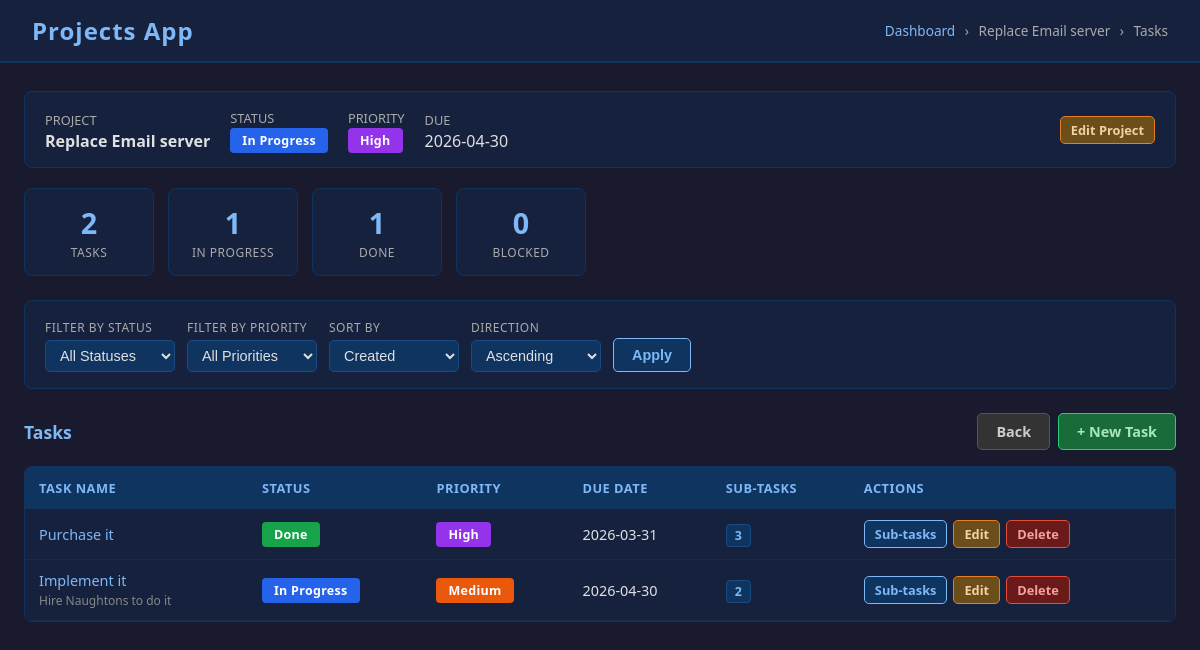
Screenshot of /project/1/tasks with the database file from the repository.
### tables this page shows
CREATE TABLE projects (
            id INTEGER PRIMARY KEY AUTOINCREMENT,
            name TEXT NOT NULL,
            description TEXT,
            status TEXT DEFAULT 'Not Started',
            priority TEXT DEFAULT 'Medium',
            due_date TEXT,
            created_at TIMESTAMP DEFAULT CURRENT_TIMESTAMP
        );

CREATE TABLE user_prefs (
            key TEXT PRIMARY KEY,
            value TEXT NOT NULL
        );

CREATE TABLE tasks (
            id INTEGER PRIMARY KEY AUTOINCREMENT,
            project_id INTEGER NOT NULL,
            name TEXT NOT NULL,
            description TEXT,
            status TEXT DEFAULT 'Not Started',
            priority TEXT DEFAULT 'Medium',
            due_date TEXT,
            created_at TIMESTAMP DEFAULT CURRENT_TIMESTAMP,
            FOREIGN KEY (project_id) REFERENCES projects(id)
        );

### app.py (the view, shortened to what this page needs)
@app.route("/project/<int:project_id>/tasks", methods=["GET", "POST"])
def tasks(project_id):
    conn = get_db()
    project = conn.execute("SELECT * FROM projects WHERE id=?", (project_id,)).fetchone()
    if not project:
        conn.close()
        return redirect(url_for("index"))
    pk = f"task_{project_id}"
    filter_status = get_pref(f"{pk}_filter_status", "")
    filter_priority = get_pref(f"{pk}_filter_priority", "")
    sort_field = get_pref(f"{pk}_sort_field", "name")
    sort_dir = get_pref(f"{pk}_sort_dir", "asc")
    allowed_fields = {"name", "status", "priority", "due_date", "created_at"}
    if sort_field not in allowed_fields:
        sort_field = "name"
    order = "ASC" if sort_dir == "asc" else "DESC"
    query = "SELECT t.*, (SELECT COUNT(*) FROM subtasks WHERE task_id=t.id) as subtask_count FROM tasks t WHERE t.project_id=?"
    params = [project_id]
    if filter_status:
        query += " AND t.status=?"
        params.append(filter_status)
    if filter_priority:
        query += " AND t.priority=?"
        params.append(filter_priority)
    query += f" ORDER BY t.{sort_field} {order}"
    tasks_list = conn.execute(query, params).fetchall()
    conn.close()
    return render_template("tasks.html",
        project=project,
        tasks=tasks_list,
        filter_status=filter_status,
        filter_priority=filter_priority,
        sort_field=sort_field,
        sort_dir=sort_dir,
        status_options=STATUS_OPTIONS,
        priority_options=PRIORITY_OPTIONS
    )

### app.py (called while the page is built)
def get_db():
    conn = sqlite3.connect(DB_PATH)
    conn.row_factory = sqlite3.Row
    return conn

def get_pref(key, default=""):
    conn = get_db()
    row = conn.execute("SELECT value FROM user_prefs WHERE key=?", (key,)).fetchone()
    conn.close()
    return row["value"] if row else default

### templates/tasks.html (shortened to what this page needs)
<!DOCTYPE html>
<html lang="en">
<head>
    <link rel="stylesheet" href="{{ url_for('static', filename='style.css') }}">
</head>
<body>
<div class="header">
    <h1>Projects App</h1>
    <span class="breadcrumb">
        <a href="{{ url_for('index') }}">Dashboard</a>
        <span>&rsaquo;</span> {{ project['name'] }}
        <span>&rsaquo;</span> Tasks
    </span>
</div>
<div class="container">
    <div style="background:#16213e;border:1px solid #0f3460;border-radius:8px;padding:14px 20px;margin-bottom:20px;display:flex;gap:20px;align-items:center;flex-wrap:wrap;">
        <div>
            <span style="color:#aaa;font-size:0.8rem;text-transform:uppercase;">Project</span><br>
            <strong>{{ project['name'] }}</strong>
        </div>
        <div>
            <span style="color:#aaa;font-size:0.8rem;text-transform:uppercase;">Status</span><br>
            {% set sc = project['status'] | lower | replace(' ', '-') %}
            <span class="badge status-{{ sc }}">{{ project['status'] }}</span>
        </div>
        <div>
            <span style="color:#aaa;font-size:0.8rem;text-transform:uppercase;">Priority</span><br>
            {% set pc = project['priority'] | lower %}
            <span class="badge priority-{{ pc }}">{{ project['priority'] }}</span>
        </div>
        {% if project['due_date'] %}
        <div>
            <span style="color:#aaa;font-size:0.8rem;text-transform:uppercase;">Due</span><br>
            {{ project['due_date'] }}
        </div>
        {% endif %}
        <div style="margin-left:auto;display:flex;gap:8px;">
            <a href="{{ url_for('project_edit', project_id=project['id']) }}" class="btn btn-warning btn-sm">Edit Project</a>
        </div>
    </div>
    <div class="stats-row">
        <div class="stat-card">
            <div class="stat-value">{{ tasks | length }}</div>
            <div class="stat-label">Tasks</div>
        </div>
        <div class="stat-card">
            <div class="stat-value">{{ tasks | selectattr('status', 'equalto', 'In Progress') | list | length }}</div>
            <div class="stat-label">In Progress</div>
        </div>
        <div class="stat-card">
            <div class="stat-value">{{ tasks | selectattr('status', 'equalto', 'Done') | list | length }}</div>
            <div class="stat-label">Done</div>
        </div>
        <div class="stat-card">
            <div class="stat-value">{{ tasks | selectattr('status', 'equalto', 'Blocked') | list | length }}</div>
            <div class="stat-label">Blocked</div>
        </div>
    </div>
    <form method="POST" action="{{ url_for('tasks', project_id=project['id']) }}">
        <div class="toolbar">
            <div class="toolbar-group">
                <label>Filter by Status</label>
                <select name="filter_status">
                    <option value="">All Statuses</option>
                </select>
            </div>
            <div class="toolbar-group">
                <label>Filter by Priority</label>
                <select name="filter_priority">
                    <option value="">All Priorities</option>
                </select>
            </div>
            <div class="toolbar-group">
                <label>Sort By</label>
                <select name="sort_field">
                    <option value="created_at" {% if sort_field == 'created_at' %}selected{% endif %}>Created</option>
                </select>
            </div>
            <div class="toolbar-group">
                <label>Direction</label>
                <select name="sort_dir">
                    <option value="asc"  {% if sort_dir == 'asc' %}selected{% endif %}>Ascending</option>
                </select>
            </div>
            <div class="toolbar-group">
                <label>&nbsp;</label>
                <button type="submit" class="btn btn-primary">Apply</button>
            </div>
        </div>
    </form>
    <div class="action-row">
        <h2>Tasks</h2>
        <div style="display:flex;gap:8px;">
            <a href="{{ url_for('index') }}" class="btn btn-secondary">Back</a>
            <a href="{{ url_for('task_new', project_id=project['id']) }}" class="btn btn-success">+ New Task</a>
        </div>
    </div>
    {% if tasks %}
    <div class="table-wrap">
        <table>
            <thead>
                <tr>
                    <th>Task Name</th>
                    <th>Status</th>
                    <th>Priority</th>
                    <th>Due Date</th>
                    <th>Sub-tasks</th>
                    <th>Actions</th>
                </tr>
            </thead>
            <tbody>
            {% for t in tasks %}
            <tr>
                <td>
                    <a href="{{ url_for('subtasks', task_id=t['id']) }}">{{ t['name'] }}</a>
                    {% if t['description'] %}<br><small style="color:#888;">{{ t['description'][:80] }}</small>{% endif %}
                </td>
                <td>
                    {% set sc = t['status'] | lower | replace(' ', '-') %}
                    <span class="badge status-{{ sc }}">{{ t['status'] }}</span>
                </td>
                <td>
                    {% set pc = t['priority'] | lower %}
                    <span class="badge priority-{{ pc }}">{{ t['priority'] }}</span>
                </td>
                <td>{{ t['due_date'] or '—' }}</td>
                <td><span class="count-badge">{{ t['subtask_count'] }}</span></td>
                <td>
                    <div class="actions">
                        <a href="{{ url_for('subtasks', task_id=t['id']) }}" class="btn btn-primary btn-sm">Sub-tasks</a>
                        <a href="{{ url_for('task_edit', task_id=t['id']) }}" class="btn btn-warning btn-sm">Edit</a>
                        <a href="{{ url_for('task_delete', task_id=t['id']) }}" class="btn btn-danger btn-sm">Delete</a>
                    </div>
                </td>
            </tr>
            {% endfor %}
            </tbody>
        </table>
    </div>
    {% else %}
    <div class="empty-state">No tasks found. <a href="{{ url_for('task_new', project_id=project['id']) }}">Add the first task</a>.</div>
    {% endif %}
</div>
</body>
</html>

### static/style.css (style rules this page uses)
*, *::before, *::after { box-sizing: border-box; margin: 0; padding: 0; }
body { font-family: 'Segoe UI', Arial, sans-serif; background: #1a1a2e; color: #e0e0e0; min-height: 100vh; }
a { color: #7eb8f7; text-decoration: none; }
.header { background: #16213e; padding: 14px 32px; display: flex; align-items: center; justify-content: space-between; border-bottom: 2px solid #0f3460; position: sticky; top: 0; z-index: 100; }
.header h1 { font-size: 1.5rem; color: #7eb8f7; letter-spacing: 1px; }
.breadcrumb { font-size: 0.85rem; color: #aaa; }
.breadcrumb a { color: #7eb8f7; }
.breadcrumb span { margin: 0 6px; }
.container { max-width: 1200px; margin: 0 auto; padding: 28px 24px; }
.toolbar { background: #16213e; border: 1px solid #0f3460; border-radius: 8px; padding: 16px 20px; margin-bottom: 24px; display: flex; flex-wrap: wrap; gap: 12px; align-items: flex-end; }
.toolbar-group { display: flex; flex-direction: column; gap: 4px; }
.toolbar-group label { font-size: 0.75rem; color: #aaa; text-transform: uppercase; letter-spacing: 0.5px; }
.toolbar select, .toolbar input[type="text"] { background: #0f3460; color: #e0e0e0; border: 1px solid #1a4a80; border-radius: 5px; padding: 6px 10px; font-size: 0.9rem; min-width: 130px; }
.btn { display: inline-block; padding: 8px 18px; border-radius: 5px; border: none; cursor: pointer; font-size: 0.9rem; font-weight: 600; transition: opacity 0.15s; text-align: center; }
.btn-primary { background: #0f3460; color: #7eb8f7; border: 1px solid #7eb8f7; }
.btn-success { background: #1a6b3a; color: #a8e6bf; border: 1px solid #2ecc71; }
.btn-danger { background: #6b1a1a; color: #f5a0a0; border: 1px solid #e74c3c; }
.btn-secondary { background: #333; color: #ccc; border: 1px solid #555; }
.btn-warning { background: #6b4e1a; color: #f5d0a0; border: 1px solid #e67e22; }
.btn-sm { padding: 4px 10px; font-size: 0.8rem; }
.action-row { display: flex; justify-content: space-between; align-items: center; margin-bottom: 16px; }
.action-row h2 { font-size: 1.1rem; color: #7eb8f7; }
.table-wrap { overflow-x: auto; border-radius: 8px; border: 1px solid #0f3460; }
table { width: 100%; border-collapse: collapse; background: #16213e; }
thead { background: #0f3460; }
thead th { padding: 12px 14px; text-align: left; font-size: 0.8rem; text-transform: uppercase; letter-spacing: 0.5px; color: #7eb8f7; white-space: nowrap; }
tbody tr { border-bottom: 1px solid #1a2a4a; transition: background 0.1s; }
tbody td { padding: 11px 14px; font-size: 0.9rem; vertical-align: middle; }
.badge { display: inline-block; padding: 4px 12px; border-radius: 4px; font-size: 0.78rem; font-weight: 700; letter-spacing: 0.3px; color: #fff; white-space: nowrap; }
.status-in-progress { background: #2563eb; }
.status-done { background: #16a34a; }
.priority-medium { background: #ea580c; }
.priority-high { background: #9333ea; }
.actions { display: flex; gap: 6px; flex-wrap: wrap; }
.count-badge { background: #0f3460; color: #7eb8f7; border: 1px solid #1a4a80; border-radius: 4px; padding: 2px 8px; font-size: 0.78rem; font-weight: 600; }
.stats-row { display: flex; gap: 14px; flex-wrap: wrap; margin-bottom: 24px; }
.stat-card { background: #16213e; border: 1px solid #0f3460; border-radius: 8px; padding: 14px 22px; min-width: 130px; text-align: center; }
.stat-card .stat-value { font-size: 1.8rem; font-weight: 700; color: #7eb8f7; }
.stat-card .stat-label { font-size: 0.75rem; color: #aaa; text-transform: uppercase; letter-spacing: 0.5px; margin-top: 2px; }

### rows the page displays
projects: name "Replace Email server", status "In Progress", priority "High", due_date "2026-04-30"
user_prefs: sort_field "Created"
user_prefs: sort_dir "Ascending"
tasks: name "Purchase it", status "Done", priority "High", due_date "2026-03-31", subtask_count "3"
tasks: name "Implement it", description "Hire Naughtons to do it", status "In Progress", priority "Medium", due_date "2026-04-30", subtask_count "2"

### other values shown
{{ tasks | length }} "2"
{{ tasks | selectattr('status', 'equalto', 'In Progress') | list | length }} "1"
{{ tasks | selectattr('status', 'equalto', 'Done') | list | length }} "1"
{{ tasks | selectattr('status', 'equalto', 'Blocked') | list | length }} "0"
